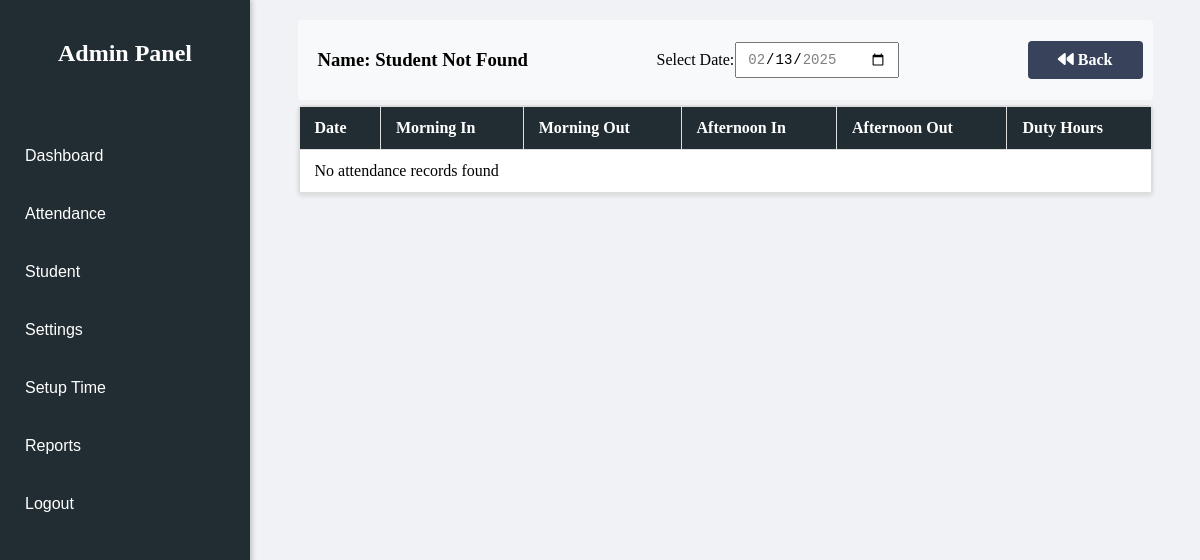
The page /ADMIN/student_records.php?id=123457 on the database as committed earlier.
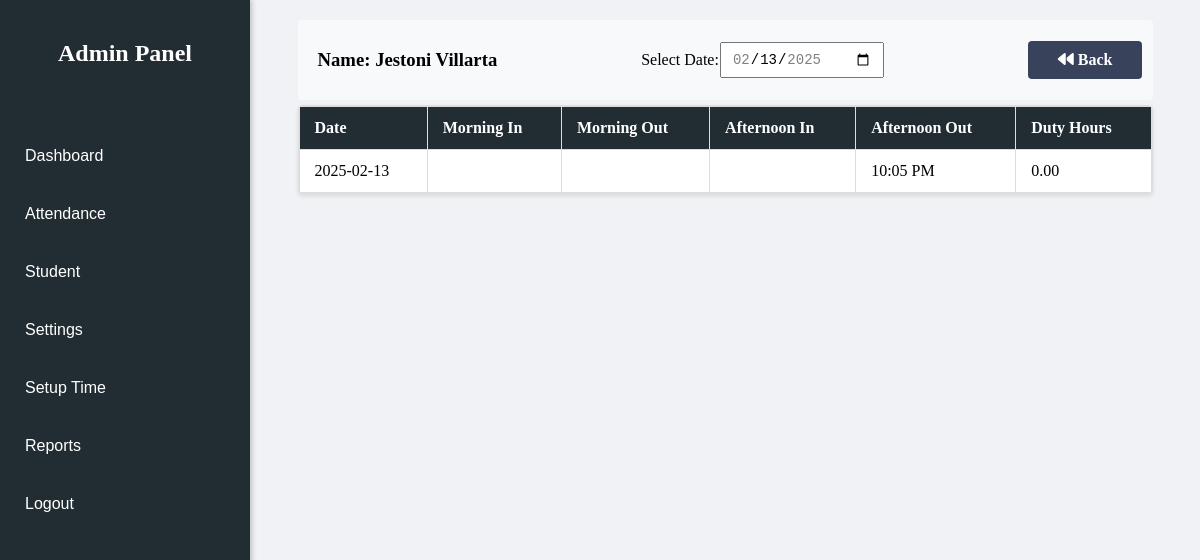
The same page on the database as committed later.
### tables this page shows
CREATE TABLE `student_tbl` (
  `ID` int(11) NOT NULL,
  `STUDENT_ID` varchar(50) NOT NULL,
  `FIRST_NAME` varchar(50) NOT NULL,
  `LAST_NAME` varchar(50) NOT NULL,
  `GENDER` varchar(50) NOT NULL,
  `EMAIL` varchar(50) NOT NULL,
  `CONTACT` varchar(50) NOT NULL,
  `ADDRESS` varchar(50) NOT NULL
);

CREATE TABLE `attendance_tbl` (
  `ID` int(11) NOT NULL,
  `STUDENT_ID` varchar(50) NOT NULL,
  `NAME` varchar(100) NOT NULL,
  `GENDER` enum('Male','Female') NOT NULL,
  `MORNING_TIME_IN` varchar(10) NOT NULL,
  `MORNING_TIME_OUT` varchar(10) DEFAULT NULL,
  `AFTERNOON_TIME_IN` varchar(10) DEFAULT NULL,
  `AFTERNOON_TIME_OUT` varchar(10) DEFAULT NULL,
  `DUTY_HOURS` varchar(6) DEFAULT NULL,
  `DATE` date NOT NULL
);

### ADMIN/student_records.php (the view, shortened to what this page needs)
<?php
include '../CONNECTION/connection.php';
$student_id = isset($_GET['id']) ? $_GET['id'] : '';
$student = null;
if (!empty($student_id)) {
    $stmt = $conn->prepare("SELECT FIRST_NAME, LAST_NAME FROM student_tbl WHERE STUDENT_ID = ?");
    $stmt->bind_param("s", $student_id);
    $stmt->execute();
    $student_result = $stmt->get_result();
    $student = $student_result->fetch_assoc();
}
$search_date = date("Y-m-d");
$date_query = "SELECT DISTINCT `DATE` FROM `attendance_tbl` ORDER BY `DATE` DESC";
$date_result = $conn->query($date_query);
$dates = [];
while ($date_row = $date_result->fetch_assoc()) {
    $dates[] = $date_row['DATE'];
}
$sql = "SELECT `DATE`, `MORNING_TIME_IN`, `MORNING_TIME_OUT`,
                `AFTERNOON_TIME_IN`, `AFTERNOON_TIME_OUT`, `DUTY_HOURS`
        FROM `attendance_tbl`
        WHERE `DATE` = ? AND `STUDENT_ID` = ?";
$stmt = $conn->prepare($sql);
$stmt->bind_param("ss", $search_date, $student_id);
$stmt->execute();
$attendance_result = $stmt->get_result();
?>
<!DOCTYPE html>
<html lang="en">
<head>
    <link rel="stylesheet" href="CSS/student_records.css">
    <link rel="stylesheet" href="https://cdnjs.cloudflare.com/ajax/libs/font-awesome/6.7.2/css/all.min.css" />
</head>
<body>
    <div class="nav">
        <?php include 'sidenav.php'; ?>
    </div>
    <div class="table-calendar-wrapper">
        <h3>
        <label> Name: </label>
            <?php
                echo isset($student['FIRST_NAME']) && isset($student['LAST_NAME'])
                    ? htmlspecialchars($student['FIRST_NAME'] . ' ' . $student['LAST_NAME'])
                    : "Student Not Found";
            ?>
        </h3>
        <div class="calendar-container">
            <form method="GET" id="dateForm">
                <label for="dateSelect">Select Date:</label>
                <input type="date" name="search_date" id="dateSelect"
                    value="<?php echo htmlspecialchars($search_date); ?>"
                    <?php if (!empty($dates)) { ?>
                        min="<?php echo min($dates); ?>" max="<?php echo max($dates); ?>"
                    <?php } ?>
                    onchange="document.getElementById('dateForm').submit()">
            </form>
        </div>
        <a href="student.php" class="back-btn"><i class="fa-solid fa-backward"></i> Back</a>
    </div>
    <div class="table-wrapper">
        <div class="table-container">
            <table>
                <thead>
                    <tr>
                        <th>Date</th>
                        <th>Morning In</th>
                        <th>Morning Out</th>
                        <th>Afternoon In</th>
                        <th>Afternoon Out</th>
                        <th>Duty Hours</th>
                    </tr>
                </thead>
                <tbody>
                    <?php
                    if ($attendance_result->num_rows > 0) {
                        while ($row = $attendance_result->fetch_assoc()) {
                            echo "<tr>
                                <td>" . htmlspecialchars($row["DATE"]) . "</td>
                                <td>" . htmlspecialchars($row["MORNING_TIME_IN"]) . "</td>
                                <td>" . htmlspecialchars($row["MORNING_TIME_OUT"]) . "</td>
                                <td>" . htmlspecialchars($row["AFTERNOON_TIME_IN"]) . "</td>
                                <td>" . htmlspecialchars($row["AFTERNOON_TIME_OUT"]) . "</td>
                                <td>" . htmlspecialchars($row["DUTY_HOURS"]) . "</td>
                            </tr>";
                        }
                    } else {
                        echo "<tr><td colspan='6'>No attendance records found</td></tr>";
                    }
                    ?>
                </tbody>
            </table>
        </div>
    </div>
</body>
</html>

Rows that differ between the two databases and show on the page:
added student_tbl: FIRST_NAME+LAST_NAME "Jestoni Villarta"
added attendance_tbl: DATE "2025-02-13", AFTERNOON_TIME_OUT "10:05 PM", DUTY_HOURS "0.00"
Other text that changed with them:
text no longer shown: "Student Not Found No attendance records found"
